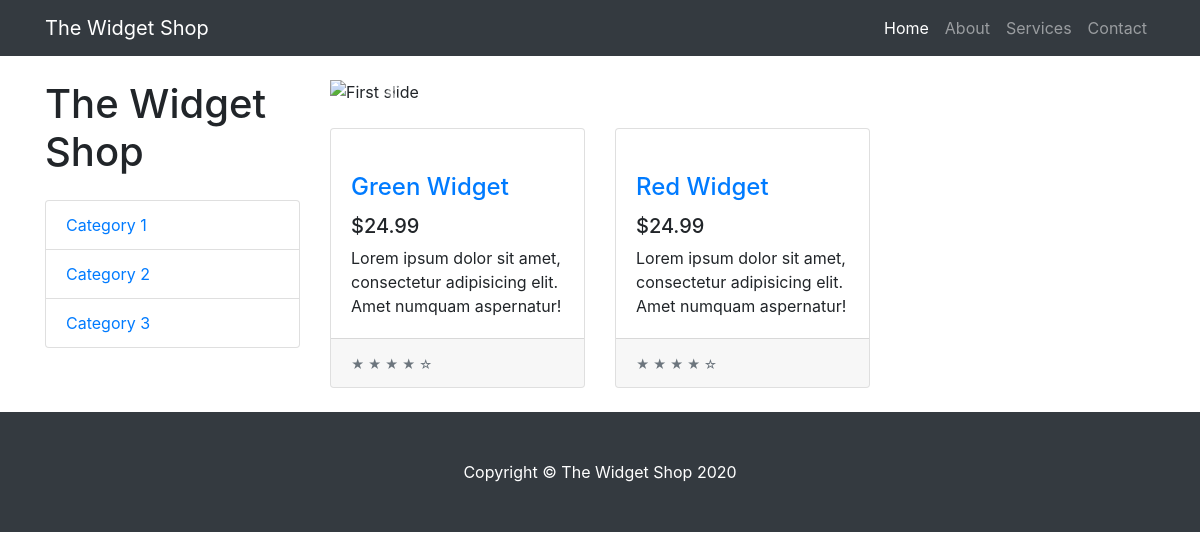
Before: / with the older database file.
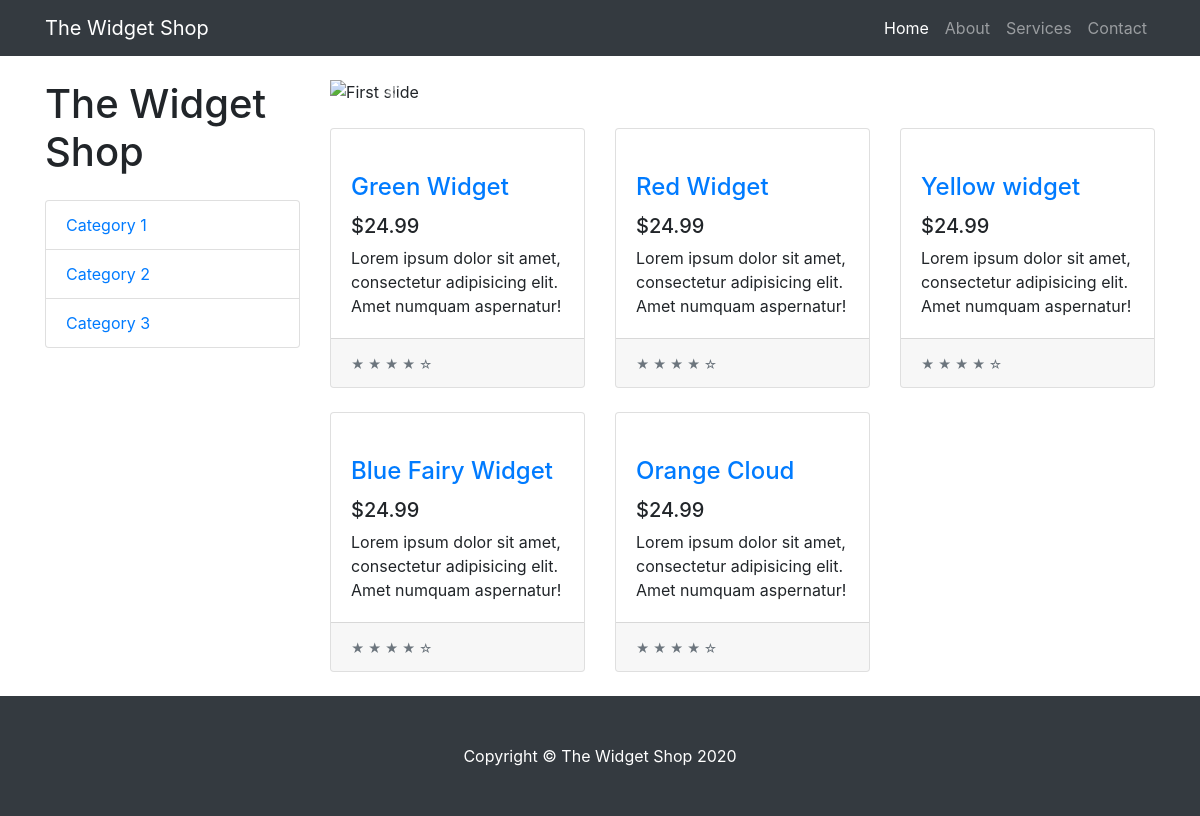
After: the same page with the newer database file.
### widget/models.py (models this page shows)
class Widget(models.Model):
    name = models.CharField(max_length=100)
    slug = models.SlugField(max_length=100)
    description = models.TextField(max_length=200)
    features = models.TextField(max_length=200)
    mainPicBig = models.CharField(max_length=100)
    mainPicSmall = models.CharField(max_length=100)
    detailPicBig = models.CharField(max_length=100)
    detailPicSmall = models.CharField(max_length=100)

### widgetshop/views.py (the view)
# urls.py: path('', views.index, name='index'),
def index(request):
    widgets = Widget.objects.all()
    return render(request, "index.html", {'widgets': widgets})

### templates/index.html (shortened to what this page needs)
{%extends 'base.html'%}
{% load static %}
{%block content%}
<nav class="navbar navbar-expand-lg navbar-dark bg-dark fixed-top">
    <div class="container">
        <a class="navbar-brand" href="#">The Widget Shop</a>
        <div class="collapse navbar-collapse" id="navbarResponsive">
            <ul class="navbar-nav ml-auto">
                <li class="nav-item active">
                    <a class="nav-link" href="#">Home
                    </a>
                </li>
                <li class="nav-item">
                    <a class="nav-link" href="#">About</a>
                </li>
                <li class="nav-item">
                    <a class="nav-link" href="#">Services</a>
                </li>
                <li class="nav-item">
                    <a class="nav-link" href="#">Contact</a>
                </li>
            </ul>
        </div>
    </div>
</nav>
<div class="container">
    <div class="row">
        <div class="col-lg-3">
            <h1 class="my-4">The Widget Shop</h1>
            <div class="list-group">
                <a href="#" class="list-group-item">Category 1</a>
                <a href="#" class="list-group-item">Category 2</a>
                <a href="#" class="list-group-item">Category 3</a>
            </div>
        </div>
        <div class="col-lg-9">
            <div id="carouselExampleIndicators" class="carousel slide my-4" data-ride="carousel">
                <ol class="carousel-indicators">
                    <li data-target="#carouselExampleIndicators" data-slide-to="0" class="active"></li>
                    <li data-target="#carouselExampleIndicators" data-slide-to="1"></li>
                    <li data-target="#carouselExampleIndicators" data-slide-to="2"></li>
                </ol>
                <div class="carousel-inner" role="listbox">
                    <div class="carousel-item active">
                        <img class="d-block img-fluid" src="https://imgur.com/LvFBt5C.jpg" alt="First slide">
                    </div>
                </div>
                <a class="carousel-control-prev" href="#carouselExampleIndicators" role="button" data-slide="prev">
                    <span class="carousel-control-prev-icon" aria-hidden="true"></span>
                </a>
                <a class="carousel-control-next" href="#carouselExampleIndicators" role="button" data-slide="next">
                    <span class="carousel-control-next-icon" aria-hidden="true"></span>
                </a>
            </div>
            <div class="row">
                {% for widget in widgets %}
                <div class="col-lg-4 col-md-6 mb-4">
                    <div class="card h-100">
                        <a href="#"><img class="card-img-top" src="{{widget.mainPicSmall}}" alt=""></a>
                        <div class="card-body">
                            <h4 class="card-title">
                                <a href="{% url 'detail' slug=widget.slug %}">{{widget.name}}</a>
                            </h4>
                            <h5>$24.99</h5>
                            <p class="card-text">Lorem ipsum dolor sit amet, consectetur adipisicing elit. Amet
                                numquam aspernatur!</p>
                        </div>
                        <div class="card-footer">
                            <small class="text-muted">&#9733; &#9733; &#9733; &#9733; &#9734;</small>
                        </div>
                    </div>
                </div>
                {% endfor %}
            </div>
        </div>
    </div>
</div>
<footer class="py-5 bg-dark">
    <div class="container">
        <p class="m-0 text-center text-white">Copyright &copy; The Widget Shop 2020</p>
    </div>
</footer>
{%endblock%}

### templates/base.html (shortened to what this page needs)
{% load static %}
<!DOCTYPE html>
<html lang="en">
<head>
    <link href="{% static 'vendor/bootstrap/css/bootstrap.min.css' %}" rel="stylesheet">
    <link href="{% static 'css/shop-homepage.css' %}" rel="stylesheet">
</head>
<body>
    {%block content%}
    {%endblock%}
</body>
</html>

### static/css/shop-homepage.css (style rules this page uses)
body { padding-top: 56px; }

Changed rows visible on the page:
added Widget: name "Yellow widget"
added Widget: name "Blue Fairy Widget"
added Widget: name "Orange Cloud"
